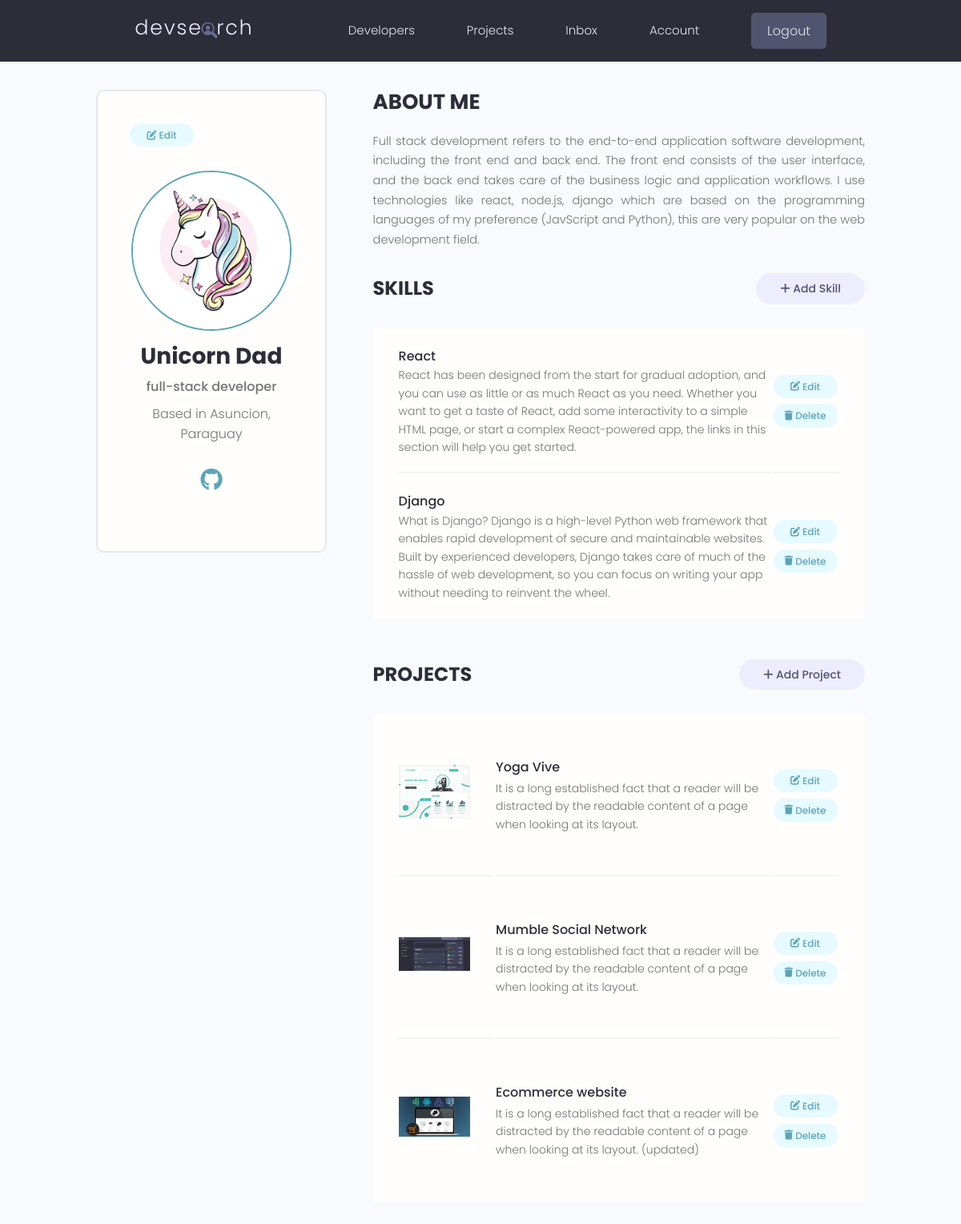
Page /account/ (signed in) on the earlier database version.
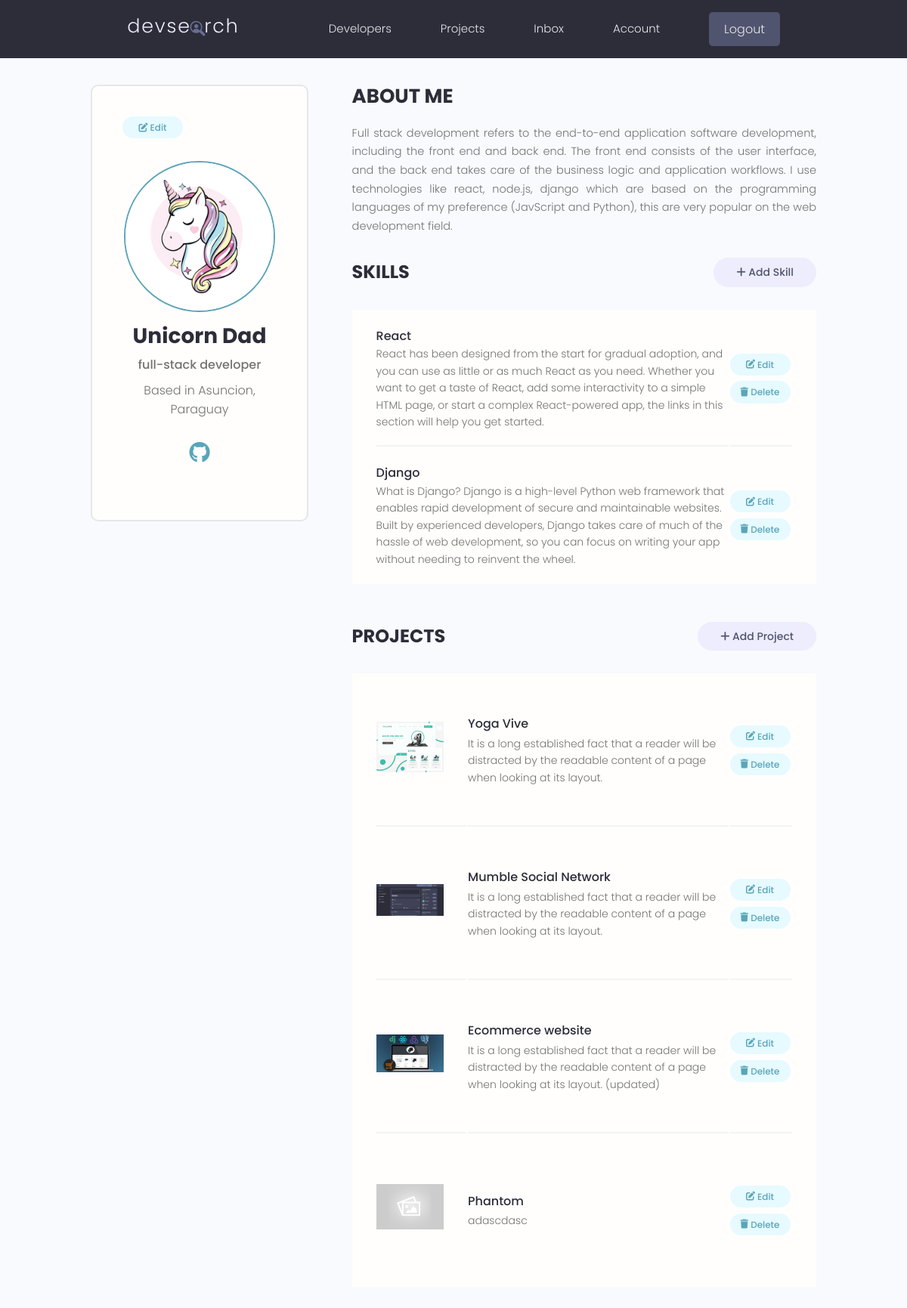
Same page on the later database version.
### users/models.py (models this page shows, shortened)
class Skill(models.Model):
    owner = models.ForeignKey(Profile, on_delete=models.CASCADE, null=True, blank=True)
    name = models.CharField(max_length=200, null=True, blank=True)
    description = models.TextField(null=True, blank=True)
    created = models.DateTimeField(auto_now_add=True)
    id = models.UUIDField(default=uuid.uuid4, unique=True, primary_key=True, editable=False)

### projects/models.py (models this page shows, shortened)
class Project(models.Model):
    owner = models.ForeignKey(Profile, null=True, blank=True, on_delete=models.CASCADE)
    title = models.CharField(max_length=200)
    description = models.TextField(null=True, blank=True)
    featured_image = models.ImageField(null=True, blank=True, default="default.jpg")
    demo_link = models.CharField(max_length=2000, null=True, blank=True)
    source_link = models.CharField(max_length=2000, null=True, blank=True)
    tags = models.ManyToManyField("Tag", blank=True)
    vote_total = models.IntegerField(default=0, null=True, blank=True)
    vote_ratio = models.IntegerField(default=0, null=True, blank=True)
    created = models.DateTimeField(auto_now_add=True)
    id = models.UUIDField(default=uuid.uuid4, unique=True, primary_key=True, editable=False)
    class Meta:
        ordering = ["-vote_ratio", "-vote_total", "title"]
    @property
    def imageURL(self):
        try:
            url = self.featured_image.url
        except:
            url = ""
        return url

### users/views.py (the view)
# urls.py: path('account/', views.user_account, name="account"),
@login_required(login_url="login")
def user_account(request):
    profile = request.user.profile
    skills = profile.skill_set.all()
    projects = profile.project_set.all()
    context = {"profile": profile, "skills": skills, "projects": projects}
    return render(request, 'users/account.html', context)

### users/models.py (called while the page is built)
    @property
    def imageURL(self):
        try:
            url = self.profile_image.url
        except:
            url = ""
        return url

### users/templates/users/account.html (shortened to what this page needs)
 {% extends 'main.html' %}
 {% block content %}
  <main class="settingsPage profile my-md">
    <div class="container">
      <div class="layout">
        <div class="column column--1of3">
          <div class="card text-center">
            <div class="card__body dev">
              <a class="tag tag--pill tag--main settings__btn wt" href="{% url 'edit-account' %}"><i class="fa-sharp fa-solid fa-pen-to-square"></i>&nbsp;Edit</a>
              <img class="avatar avatar--xl dev__avatar" src="{{profile.imageURL}}" />
              <h2 class="dev__name">{{ profile.name }}</h2>
              <p class="dev__title">{{ profile.short_intro }}</p>
              <p class="dev__location">Based in {{profile.location}}</p>
              <ul class="dev__social">
                {% if profile.social_github %}
              <li>
                <a
                  title="Github"
                  href="{{ profile.social_github }}"
                  target="_blank"
                >
                  <i class="fa-brands fa-github"></i>
                </a>
              </li>
              {% endif %}
              </ul>
            </div>
          </div>
        </div>
        <div class="column column--2of3">
          <div class="devInfo">
            <h3 class="devInfo__title">About Me</h3>
            <p class="devInfo__about">
              {{profile.bio}}
            </p>
          </div>
          <div class="settings">
            <h3 class="settings__title">Skills</h3>
            <a class="tag tag--pill tag--sub settings__btn tag--lg" href="{% url 'create-skill' %}"><i class="fa-solid fa-plus"></i>&nbsp;Add Skill</a>
          </div>
          <table class="settings__table">
            {% for skill in skills %}
            <tr>
              <td class="settings__tableInfo">
                <h4>{{skill.name}}</h4>
                <p>
                  {{skill.description}}
                </p>
              </td>
              <td class="settings__tableActions">
                <a class="tag tag--pill tag--main settings__btn wt" href="{% url 'update-skill' skill.id %}"><i class="fa-sharp fa-solid fa-pen-to-square"></i>&nbsp;Edit</a>
                <a class="tag tag--pill tag--main settings__btn wt" href="{% url 'delete-skill' skill.id %}?next=/account"><i class="fa-sharp fa-solid fa-trash"></i>&nbsp;Delete</a>
              </td>
            </tr>
            {% endfor %}
          </table>
          <div class="settings">
            <h3 class="settings__title">Projects</h3>
            <a class="tag tag--pill tag--sub settings__btn tag--lg" href="{% url 'create-project' %}"><i class="fa-solid fa-plus"></i>&nbsp;Add Project</a>
          </div>
          <table class="settings__table">
            {% for project in projects %}
            <tr>
              <td class="settings__thumbnail">
                <a href="{% url 'project' project.id %}"><img src="{{project.imageURL}}" alt="Project Thumbnail" /></a>
              </td>
              <td class="settings__tableInfo">
                <a href="{% url 'project' project.id %}">{{project.title}}</a>
                <p>
                  {{project.description|slice:"150"}}
                </p>
              </td>
              <td class="settings__tableActions">
                <a class="tag tag--pill tag--main settings__btn wt" href="{% url 'update-project' project.id %}"><i class="fa-sharp fa-solid fa-pen-to-square"></i>&nbsp;Edit</a>
                <a class="tag tag--pill tag--main settings__btn wt" href="{% url 'delete-project' project.id %}?next=/account"><i class="fa-sharp fa-solid fa-trash"></i>&nbsp;Delete</a>
              </td>
            </tr>
            {% endfor %}
          </table>
        </div>
      </div>
    </div>
  </main>
{% endblock content %}

Differences in the rows shown:
added Project: imageURL (placeholder picture), title "Phantom", description "adascdasc"
